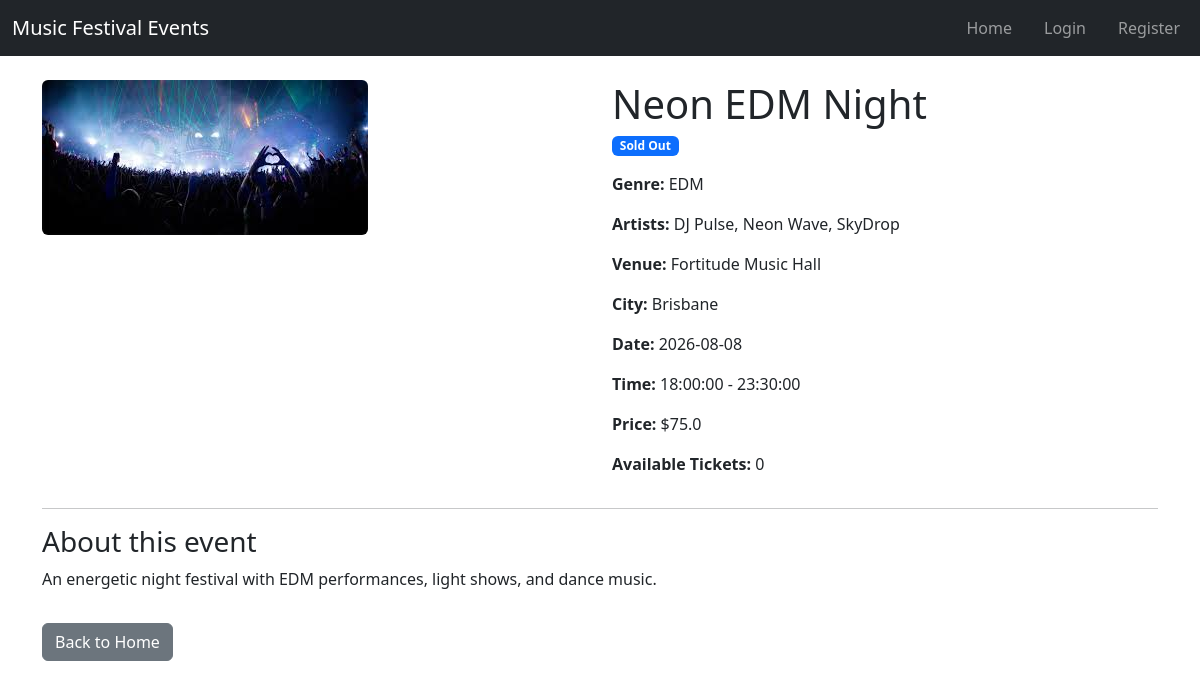
Screenshot of /event/2 with the database file from the repository.
### website/models.py (models this page shows)
class Event(db.Model):
    __tablename__ = 'events'
    id = db.Column(db.Integer, primary_key=True)
    title = db.Column(db.String(150), nullable=False)
    description = db.Column(db.Text, nullable=False)
    date = db.Column(db.Date, nullable=False)
    start_time = db.Column(db.Time, nullable=False)
    end_time = db.Column(db.Time, nullable=False)
    venue_name = db.Column(db.String(150), nullable=False)
    city = db.Column(db.String(80), nullable=False)
    image = db.Column(db.String(255), nullable=False)
    genre = db.Column(db.String(50), nullable=False)
    artist_lineup = db.Column(db.Text, nullable=False)
    price = db.Column(db.Float, nullable=False)
    total_tickets = db.Column(db.Integer, nullable=False)
    available_tickets = db.Column(db.Integer, nullable=False)
    status = db.Column(db.String(20), nullable=False, default='Open')
    acknowledgement_type = db.Column(db.String(50), nullable=False, default='No Acknowledgement')
    acknowledgement_text = db.Column(db.Text, nullable=True)
    creator_id = db.Column(db.Integer, db.ForeignKey('users.id'), nullable=False)
    bookings = db.relationship('Booking', backref='event', lazy=True)
    comments = db.relationship('Comment', backref='event', lazy=True)

### website/views.py (the view)
@main_bp.route('/event/<int:event_id>')
def event_detail(event_id):
    event = Event.query.get_or_404(event_id)
    return render_template('event_detail.html', event=event)

### website/templates/event_detail.html (shortened to what this page needs)
{% extends "base.html" %}
{% block content %}
<div class="container mt-4">
    <div class="row">
        <div class="col-md-6">
            <img src="{{ url_for('static', filename='image/' + event.image) }}"
                 class="img-fluid rounded"
                 alt="{{ event.title }}">
        </div>
        <div class="col-md-6">
            <h1>{{ event.title }}</h1>
            <span class="badge bg-primary mb-3">{{ event.status }}</span>
            <p><strong>Genre:</strong> {{ event.genre }}</p>
            <p><strong>Artists:</strong> {{ event.artist_lineup }}</p>
            <p><strong>Venue:</strong> {{ event.venue_name }}</p>
            <p><strong>City:</strong> {{ event.city }}</p>
            <p><strong>Date:</strong> {{ event.date }}</p>
            <p><strong>Time:</strong> {{ event.start_time }} - {{ event.end_time }}</p>
            <p><strong>Price:</strong> ${{ event.price }}</p>
            <p><strong>Available Tickets:</strong> {{ event.available_tickets }}</p>
        </div>
    </div>
    <hr>
    <h3>About this event</h3>
    <p>{{ event.description }}</p>
    <a href="{{ url_for('main.index') }}" class="btn btn-secondary mt-3">Back to Home</a>
</div>
{% endblock %}

### rows the page displays
Event: image (picture), title "Neon EDM Night", status "Sold Out", genre "EDM", artist_lineup "DJ Pulse, Neon Wave, SkyDrop", venue_name "Fortitude Music Hall", city "Brisbane", date "2026-08-08", start_time "18:00:00", end_time "23:30:00", price "75.0", available_tickets "0", description "An energetic night festival with EDM performances, light shows, and dance music."
